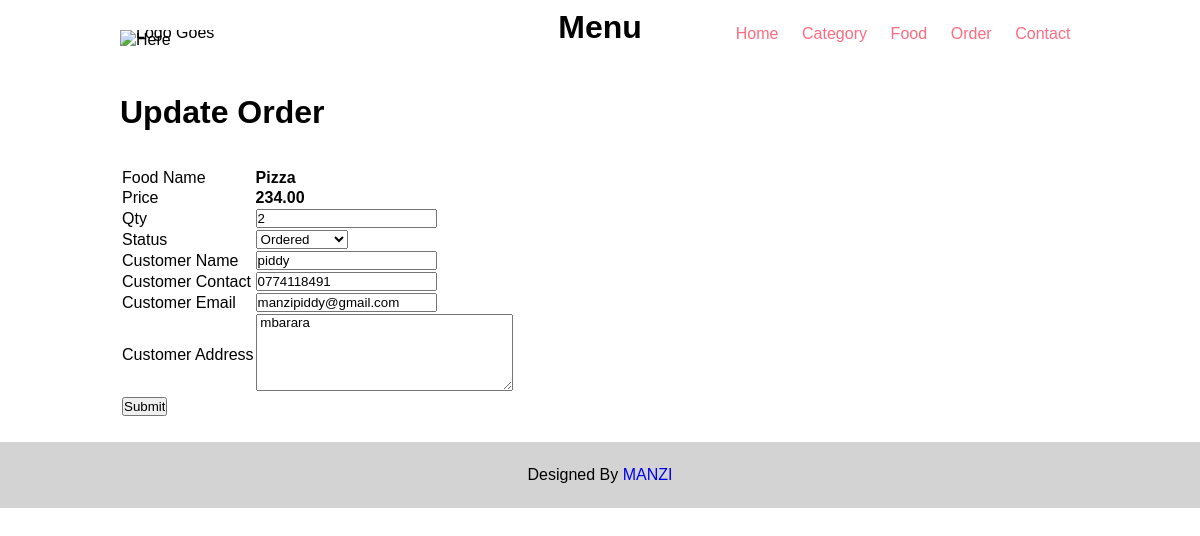
The page /admin/update-order.php?id=8 on the database its author committed.
### tables this page shows
CREATE TABLE IF NOT EXISTS `tbl_order` (
  `id` int(11) NOT NULL AUTO_INCREMENT,
  `food` varchar(25) DEFAULT NULL,
  `price` decimal(5,2) DEFAULT NULL,
  `qty` int(11) NOT NULL,
  `total` int(11) NOT NULL,
  `order_date` datetime DEFAULT NULL,
  `status` varchar(25) DEFAULT NULL,
  `customer_name` varchar(25) DEFAULT NULL,
  `customer_contact` varchar(25) DEFAULT NULL,
  `customer_email` varchar(25) DEFAULT NULL,
  `customer_address` varchar(25) DEFAULT NULL,
  PRIMARY KEY (`id`)
);

### admin/update-order.php (the view, shortened to what this page needs)
<?php include('partials/menu.php');?>
<div class="main-content">
    <div class="wrapper">
    <h1>Update Order</h1>
    <br /><br />
    <?php
            if(isset($_GET['id'])){
               $id = $_GET['id'];
               $sql = "SELECT * FROM tbl_order WHERE id=$id";
                $res = mysqli_query($conn,$sql);
                $count = mysqli_num_rows($res);
                 if($count==1){
                    $row = mysqli_fetch_assoc($res);
                    $food = $row['food'];
                    $price = $row['price'];
                    $qty = $row['qty'];
                    $status = $row['status'];
                    $customer_name = $row['customer_name'];
                    $customer_contact = $row['customer_contact'];
                    $customer_email = $row['customer_email'];
                    $customer_address = $row['customer_address'];
                 }else{
                    echo "<div class='error'>Food Not Found</div>";
                }
            }else{
                header("location:".HOMEURL.'admin/manage-order');
            }
        ?>
      <form action="#" method="POST" >
        <table class="tbl-midl">
          <tr>
             <td>Food Name</td>
             <td><b><?php echo $food; ?></b></td>
          </tr>
          <tr>
               <td>Price</td>
                <td><b><?php echo $price; ?></b></td>
            </tr>
          <tr>
             <td>Qty</td>
             <td>
               <input type="number" name="qty" value="<?php echo $qty; ?>">
            </td>
          </tr>
          <tr>
             <td>Status</td>
             <td>
                 <select name="status">
                    <option <?php if($status=="Ordered"){echo "selected";}?>value="Ordered">Ordered</option>
                 </select>
             </td>
             <tr>
              <td>Customer Name</td>
              <td>
                <input type="text" name="customer_name" value="<?php echo $customer_name; ?>">
              </td>
            </tr>
            <tr>
              <td>Customer Contact</td>
              <td>
                <input type="text" name="customer_contact" value="<?php echo $customer_contact; ?>">
              </td>
            </tr>
            <tr>
              <td>Customer Email</td>
              <td>
                 <input type="text" name="customer_email" value="<?php echo $customer_email; ?>">
              </td>
            </tr>
            <tr>
              <td>Customer Address</td>
              <td>
                 <textarea name="customer_address" cols="30" rows="5"><?php echo $customer_address; ?></textarea>
              </td>
            </tr>
             <tr>
               <td colspan="2">
                  <input type="submit" name="submit" class="btn-secondary">
              </td>
             </tr>
          </tr>
        </table>
      </form>
    </div>
</div>
<?php include('partials/footer.php');?>

### css/index1.css (style rules this page uses)
* { padding: 0; margin: 0; font-family: Arial, Helvetica, sans-serif; }
.wrapper { width: 80%; margin: 0 auto; padding: 2%; }

### rows shown on the page
tbl_order: food "Pizza", price "234.00", qty "2", customer_name "piddy", customer_contact "0774118491", customer_email "manzipiddy@gmail.com", customer_address "mbarara"
